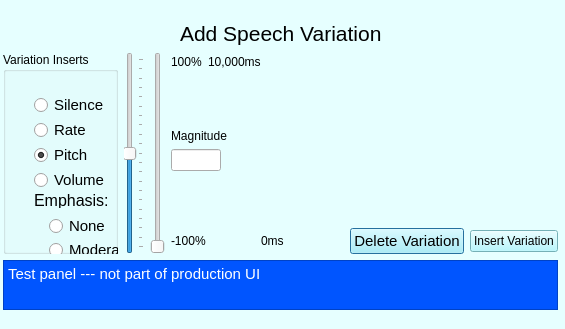
<?xml version="1.0" encoding="UTF-8"?>
<ui version="4.0">
 <class>MarkupManagementDialog</class>
 <widget class="QDialog" name="MarkupManagementDialog">
  <property name="geometry">
   <rect>
    <x>0</x>
    <y>0</y>
    <width>565</width>
    <height>329</height>
   </rect>
  </property>
  <property name="sizePolicy">
   <sizepolicy hsizetype="MinimumExpanding" vsizetype="MinimumExpanding">
    <horstretch>0</horstretch>
    <verstretch>0</verstretch>
   </sizepolicy>
  </property>
  <property name="windowTitle">
   <string>Speech Variation Markup Management</string>
  </property>
  <property name="toolTip">
   <string>Trigger the speech variation to be applied to selected text</string>
  </property>
  <property name="autoFillBackground">
   <bool>false</bool>
  </property>
  <property name="styleSheet">
   <string notr="true">QDialog {background-color:rgb(230, 255, 255)}</string>
  </property>
  <property name="sizeGripEnabled">
   <bool>false</bool>
  </property>
  <widget class="QWidget" name="verticalLayoutWidget">
   <property name="geometry">
    <rect>
     <x>0</x>
     <y>10</y>
     <width>561</width>
     <height>311</height>
    </rect>
   </property>
   <layout class="QVBoxLayout" name="OuterVBox">
    <property name="leftMargin">
     <number>3</number>
    </property>
    <property name="rightMargin">
     <number>3</number>
    </property>
    <item>
     <layout class="QHBoxLayout" name="titleHBox">
      <item>
       <spacer name="horizontalSpacer">
        <property name="orientation">
         <enum>Qt::Horizontal</enum>
        </property>
        <property name="sizeHint" stdset="0">
         <size>
          <width>40</width>
          <height>20</height>
         </size>
        </property>
       </spacer>
      </item>
      <item>
       <widget class="QLabel" name="titleLabel">
        <property name="font">
         <font>
          <pointsize>16</pointsize>
         </font>
        </property>
        <property name="text">
         <string>Add Speech Variation</string>
        </property>
       </widget>
      </item>
      <item>
       <spacer name="horizontalSpacer_2">
        <property name="orientation">
         <enum>Qt::Horizontal</enum>
        </property>
        <property name="sizeHint" stdset="0">
         <size>
          <width>40</width>
          <height>20</height>
         </size>
        </property>
       </spacer>
      </item>
     </layout>
    </item>
    <item>
     <layout class="QHBoxLayout" name="threeMainPanelsHbox">
      <item>
       <widget class="QGroupBox" name="speechModulationTypeGroupBox">
        <property name="sizePolicy">
         <sizepolicy hsizetype="Minimum" vsizetype="Minimum">
          <horstretch>0</horstretch>
          <verstretch>0</verstretch>
         </sizepolicy>
        </property>
        <property name="title">
         <string>Variation Inserts</string>
        </property>
        <widget class="QWidget" name="layoutWidget">
         <property name="geometry">
          <rect>
           <x>20</x>
           <y>30</y>
           <width>201</width>
           <height>325</height>
          </rect>
         </property>
         <layout class="QVBoxLayout" name="speechModTypeVBox">
          <property name="spacing">
           <number>1</number>
          </property>
          <item>
           <widget class="QRadioButton" name="silenceRadioButton">
            <property name="font">
             <font>
              <pointsize>11</pointsize>
             </font>
            </property>
            <property name="toolTip">
             <string>Add silence at cursor position (milliseconds)</string>
            </property>
            <property name="text">
             <string>Silence</string>
            </property>
           </widget>
          </item>
          <item>
           <widget class="QRadioButton" name="rateRadioButton">
            <property name="font">
             <font>
              <pointsize>11</pointsize>
             </font>
            </property>
            <property name="toolTip">
             <string>Speech speed of selected text (%normal)</string>
            </property>
            <property name="text">
             <string>Rate</string>
            </property>
           </widget>
          </item>
          <item>
           <widget class="QRadioButton" name="pitchRadioButton">
            <property name="font">
             <font>
              <pointsize>11</pointsize>
             </font>
            </property>
            <property name="toolTip">
             <string>Frequency of selected text (%normal)</string>
            </property>
            <property name="text">
             <string>Pitch</string>
            </property>
            <property name="checked">
             <bool>true</bool>
            </property>
           </widget>
          </item>
          <item>
           <widget class="QRadioButton" name="volumeRadioButton">
            <property name="font">
             <font>
              <pointsize>11</pointsize>
             </font>
            </property>
            <property name="toolTip">
             <string>Loudness of selected text (%normal)</string>
            </property>
            <property name="text">
             <string>Volume</string>
            </property>
           </widget>
          </item>
          <item>
           <layout class="QVBoxLayout" name="emphasisVBox">
            <property name="sizeConstraint">
             <enum>QLayout::SetMinimumSize</enum>
            </property>
            <item>
             <widget class="QLabel" name="emphasisLabel">
              <property name="sizePolicy">
               <sizepolicy hsizetype="Minimum" vsizetype="Minimum">
                <horstretch>0</horstretch>
                <verstretch>0</verstretch>
               </sizepolicy>
              </property>
              <property name="maximumSize">
               <size>
                <width>16777215</width>
                <height>15</height>
               </size>
              </property>
              <property name="font">
               <font>
                <pointsize>12</pointsize>
               </font>
              </property>
              <property name="text">
               <string>Emphasis:</string>
              </property>
             </widget>
            </item>
            <item>
             <layout class="QVBoxLayout" name="emphasisOptionsVbox">
              <property name="spacing">
               <number>0</number>
              </property>
              <property name="leftMargin">
               <number>15</number>
              </property>
              <item>
               <widget class="QRadioButton" name="emphasisNoneValRadioButton">
                <property name="sizePolicy">
                 <sizepolicy hsizetype="Minimum" vsizetype="Minimum">
                  <horstretch>0</horstretch>
                  <verstretch>0</verstretch>
                 </sizepolicy>
                </property>
                <property name="font">
                 <font>
                  <pointsize>11</pointsize>
                 </font>
                </property>
                <property name="text">
                 <string>None</string>
                </property>
               </widget>
              </item>
              <item>
               <widget class="QRadioButton" name="emphasisModerateValRadioButton">
                <property name="sizePolicy">
                 <sizepolicy hsizetype="Fixed" vsizetype="Minimum">
                  <horstretch>0</horstretch>
                  <verstretch>0</verstretch>
                 </sizepolicy>
                </property>
                <property name="font">
                 <font>
                  <pointsize>11</pointsize>
                 </font>
                </property>
                <property name="text">
                 <string>Moderate</string>
                </property>
               </widget>
              </item>
              <item>
               <widget class="QRadioButton" name="emphasisStrongValRadioButton">
                <property name="sizePolicy">
                 <sizepolicy hsizetype="Minimum" vsizetype="Minimum">
                  <horstretch>0</horstretch>
                  <verstretch>0</verstretch>
                 </sizepolicy>
                </property>
                <property name="font">
                 <font>
                  <pointsize>11</pointsize>
                 </font>
                </property>
                <property name="text">
                 <string>Strong</string>
                </property>
               </widget>
              </item>
              <item>
               <spacer name="verticalSpacer_3">
                <property name="orientation">
                 <enum>Qt::Vertical</enum>
                </property>
                <property name="sizeHint" stdset="0">
                 <size>
                  <width>20</width>
                  <height>40</height>
                 </size>
                </property>
               </spacer>
              </item>
             </layout>
            </item>
           </layout>
          </item>
         </layout>
        </widget>
        <zorder>layoutWidget</zorder>
        <zorder>verticalLayoutWidget_3</zorder>
       </widget>
      </item>
      <item>
       <layout class="QHBoxLayout" name="sliderBox">
        <property name="sizeConstraint">
         <enum>QLayout::SetNoConstraint</enum>
        </property>
        <item>
         <widget class="QSlider" name="percentageSlider">
          <property name="minimum">
           <number>-100</number>
          </property>
          <property name="maximum">
           <number>100</number>
          </property>
          <property name="orientation">
           <enum>Qt::Vertical</enum>
          </property>
          <property name="tickPosition">
           <enum>QSlider::TicksBelow</enum>
          </property>
          <property name="tickInterval">
           <number>10</number>
          </property>
         </widget>
        </item>
        <item>
         <widget class="QSlider" name="timeSlider">
          <property name="toolTip">
           <string>Set magnitude of speech variation</string>
          </property>
          <property name="minimum">
           <number>0</number>
          </property>
          <property name="maximum">
           <number>10000</number>
          </property>
          <property name="orientation">
           <enum>Qt::Vertical</enum>
          </property>
          <property name="tickPosition">
           <enum>QSlider::NoTicks</enum>
          </property>
          <property name="tickInterval">
           <number>20</number>
          </property>
         </widget>
        </item>
        <item>
         <layout class="QVBoxLayout" name="sliderMinMaxMeaningVBox">
          <item>
           <layout class="QHBoxLayout" name="maxLabelsHBox">
            <item>
             <widget class="QLabel" name="percMaxLabel">
              <property name="sizePolicy">
               <sizepolicy hsizetype="Minimum" vsizetype="Preferred">
                <horstretch>0</horstretch>
                <verstretch>0</verstretch>
               </sizepolicy>
              </property>
              <property name="text">
               <string>100%</string>
              </property>
             </widget>
            </item>
            <item>
             <widget class="QLabel" name="timeMaxLabel">
              <property name="sizePolicy">
               <sizepolicy hsizetype="Minimum" vsizetype="Preferred">
                <horstretch>0</horstretch>
                <verstretch>0</verstretch>
               </sizepolicy>
              </property>
              <property name="text">
               <string>10,000ms</string>
              </property>
             </widget>
            </item>
            <item>
             <spacer name="horizontalSpacer_3">
              <property name="orientation">
               <enum>Qt::Horizontal</enum>
              </property>
              <property name="sizeHint" stdset="0">
               <size>
                <width>40</width>
                <height>20</height>
               </size>
              </property>
             </spacer>
            </item>
           </layout>
          </item>
          <item>
           <spacer name="verticalSpacer">
            <property name="orientation">
             <enum>Qt::Vertical</enum>
            </property>
            <property name="sizeHint" stdset="0">
             <size>
              <width>20</width>
              <height>40</height>
             </size>
            </property>
           </spacer>
          </item>
          <item>
           <widget class="QLabel" name="axisLabel">
            <property name="sizePolicy">
             <sizepolicy hsizetype="Minimum" vsizetype="Preferred">
              <horstretch>0</horstretch>
              <verstretch>0</verstretch>
             </sizepolicy>
            </property>
            <property name="text">
             <string>Magnitude</string>
            </property>
           </widget>
          </item>
          <item>
           <widget class="QLineEdit" name="valueReadoutLineEdit">
            <property name="sizePolicy">
             <sizepolicy hsizetype="Fixed" vsizetype="Fixed">
              <horstretch>0</horstretch>
              <verstretch>0</verstretch>
             </sizepolicy>
            </property>
            <property name="maximumSize">
             <size>
              <width>50</width>
              <height>16777215</height>
             </size>
            </property>
            <property name="toolTip">
             <string>Read slider value or enter new value</string>
            </property>
            <property name="alignment">
             <set>Qt::AlignCenter</set>
            </property>
           </widget>
          </item>
          <item>
           <spacer name="verticalSpacer_2">
            <property name="orientation">
             <enum>Qt::Vertical</enum>
            </property>
            <property name="sizeHint" stdset="0">
             <size>
              <width>20</width>
              <height>40</height>
             </size>
            </property>
           </spacer>
          </item>
          <item>
           <layout class="QHBoxLayout" name="horizontalLayout_3">
            <item>
             <widget class="QLabel" name="percMinLabel">
              <property name="sizePolicy">
               <sizepolicy hsizetype="Minimum" vsizetype="Preferred">
                <horstretch>0</horstretch>
                <verstretch>0</verstretch>
               </sizepolicy>
              </property>
              <property name="text">
               <string>-100%</string>
              </property>
             </widget>
            </item>
            <item>
             <widget class="QLabel" name="timeMinLabel">
              <property name="sizePolicy">
               <sizepolicy hsizetype="Minimum" vsizetype="Preferred">
                <horstretch>0</horstretch>
                <verstretch>0</verstretch>
               </sizepolicy>
              </property>
              <property name="text">
               <string>0ms</string>
              </property>
             </widget>
            </item>
            <item>
             <widget class="QPushButton" name="deleteButton">
              <property name="sizePolicy">
               <sizepolicy hsizetype="Fixed" vsizetype="Fixed">
                <horstretch>0</horstretch>
                <verstretch>0</verstretch>
               </sizepolicy>
              </property>
              <property name="minimumSize">
               <size>
                <width>12</width>
                <height>0</height>
               </size>
              </property>
              <property name="font">
               <font>
                <pointsize>11</pointsize>
               </font>
              </property>
              <property name="toolTip">
               <string>Delete the speech variation surrounding the cursor</string>
              </property>
              <property name="styleSheet">
               <string notr="true">QPushButton{ background-color :rgb(164, 246, 255) ;color:black }</string>
              </property>
              <property name="text">
               <string>Delete Variation</string>
              </property>
             </widget>
            </item>
            <item>
             <widget class="QPushButton" name="pushButton">
              <property name="toolTip">
               <string>Insert the chosen speech variation around the selected text</string>
              </property>
              <property name="styleSheet">
               <string notr="true">QPushButton{ background-color :rgb(164, 246, 255) ;color:black }</string>
              </property>
              <property name="text">
               <string>Insert Variation</string>
              </property>
             </widget>
            </item>
           </layout>
          </item>
         </layout>
        </item>
       </layout>
      </item>
     </layout>
    </item>
    <item>
     <widget class="QTextEdit" name="testTextEdit">
      <property name="sizePolicy">
       <sizepolicy hsizetype="Expanding" vsizetype="Fixed">
        <horstretch>0</horstretch>
        <verstretch>0</verstretch>
       </sizepolicy>
      </property>
      <property name="maximumSize">
       <size>
        <width>16777215</width>
        <height>50</height>
       </size>
      </property>
      <property name="styleSheet">
       <string notr="true">QTextEdit {background-color : rgb(0, 85, 255); color : white}</string>
      </property>
      <property name="html">
       <string>&lt;!DOCTYPE HTML PUBLIC &quot;-//W3C//DTD HTML 4.0//EN&quot; &quot;http://www.w3.org/TR/REC-html40/strict.dtd&quot;&gt;
&lt;html&gt;&lt;head&gt;&lt;meta name=&quot;qrichtext&quot; content=&quot;1&quot; /&gt;&lt;style type=&quot;text/css&quot;&gt;
p, li { white-space: pre-wrap; }
&lt;/style&gt;&lt;/head&gt;&lt;body style=&quot; font-family:'Ubuntu'; font-size:11pt; font-weight:400; font-style:normal;&quot;&gt;
&lt;p style=&quot; margin-top:0px; margin-bottom:0px; margin-left:0px; margin-right:0px; -qt-block-indent:0; text-indent:0px;&quot;&gt;Test panel --- not part of production UI&lt;/p&gt;&lt;/body&gt;&lt;/html&gt;</string>
      </property>
     </widget>
    </item>
   </layout>
  </widget>
 </widget>
 <layoutdefault spacing="6" margin="11"/>
 <resources/>
 <connections/>
</ui>
